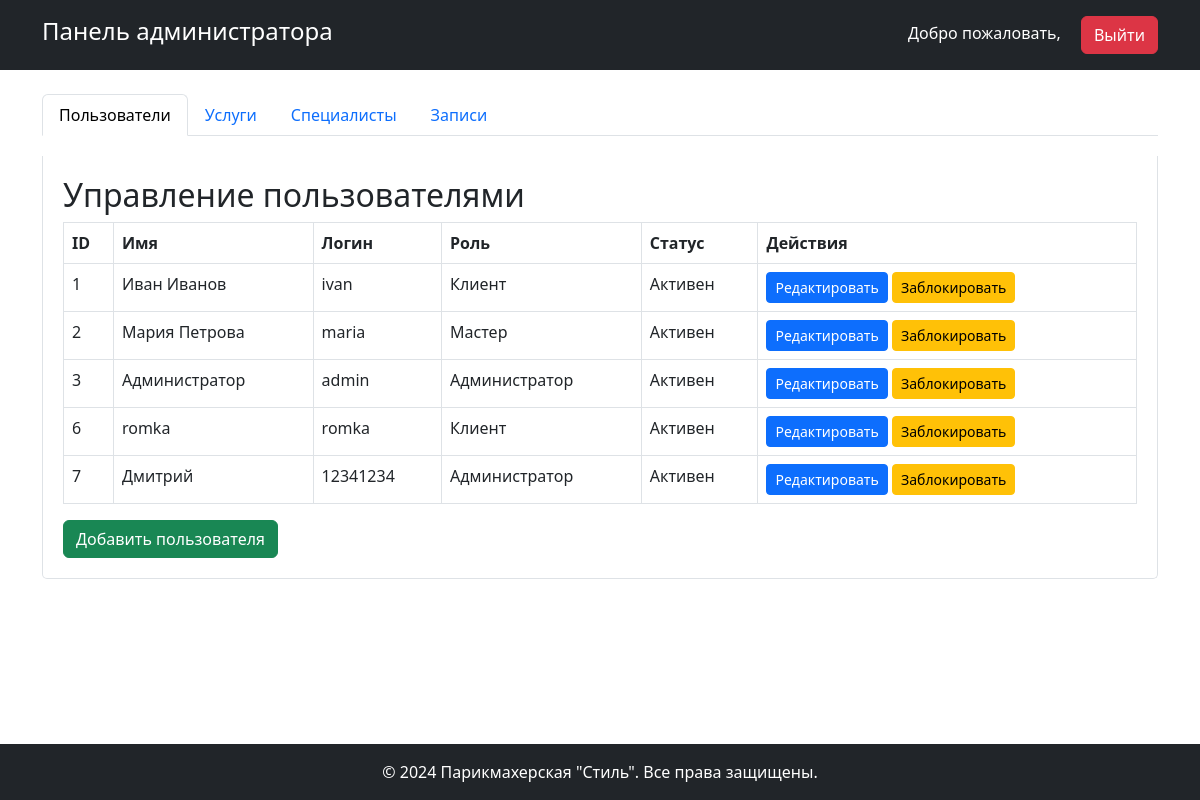
/admin_nav.php (signed in), run on the app's committed database.
### tables this page shows
CREATE TABLE `users` (
  `user_id` int(11) NOT NULL,
  `name` varchar(255) NOT NULL,
  `login` varchar(255) NOT NULL,
  `password` varchar(255) NOT NULL,
  `photo_file` varchar(255) DEFAULT NULL,
  `role_id` int(11) NOT NULL,
  `active` tinyint(1) DEFAULT '1'
);

CREATE TABLE `roles` (
  `role_id` int(11) NOT NULL,
  `role_name` varchar(100) NOT NULL
);

### admin_nav.php (the view, shortened to what this page needs)
<?php
require_once 'database.php';
$users_query = "SELECT u.user_id, u.name, u.login, r.role_name, u.active
                FROM users u
                JOIN roles r ON u.role_id = r.role_id";
$users_result = $conn->query($users_query);
?>
<!DOCTYPE html>
<html lang="ru">
<head>
    <link href="https://cdn.jsdelivr.net/npm/bootstrap@5.3.0-alpha1/dist/css/bootstrap.min.css" rel="stylesheet">
</head>
<body>
    <header class="bg-dark text-white py-3">
        <div class="container d-flex justify-content-between align-items-center">
            <h1 class="fs-4">Панель администратора</h1>
            <div>
                <span class="me-3">Добро пожаловать, <?= htmlspecialchars($_SESSION['name']); ?></span>
                <a href="logout.php" class="btn btn-danger">Выйти</a>
            </div>
        </div>
    </header>
    <div class="container mt-4">
        <ul class="nav nav-tabs" id="adminTabs" role="tablist">
            <li class="nav-item" role="presentation">
                <button class="nav-link active" id="users-tab" data-bs-toggle="tab" data-bs-target="#users" type="button" role="tab">Пользователи</button>
            </li>
            <li class="nav-item" role="presentation">
                <button class="nav-link" id="services-tab" data-bs-toggle="tab" data-bs-target="#services" type="button" role="tab">Услуги</button>
            </li>
            <li class="nav-item" role="presentation">
                <button class="nav-link" id="specialists-tab" data-bs-toggle="tab" data-bs-target="#specialists" type="button" role="tab">Специалисты</button>
            </li>
            <li class="nav-item" role="presentation">
                <button class="nav-link" id="appointments-tab" data-bs-toggle="tab" data-bs-target="#appointments" type="button" role="tab">Записи</button>
            </li>
        </ul>
        <div class="tab-content" id="adminTabsContent">
            <div class="tab-pane fade show active" id="users" role="tabpanel">
                <h2>Управление пользователями</h2>
                <table class="table table-bordered">
                    <thead>
                        <tr>
                            <th>ID</th>
                            <th>Имя</th>
                            <th>Логин</th>
                            <th>Роль</th>
                            <th>Статус</th>
                            <th>Действия</th>
                        </tr>
                    </thead>
                    <tbody>
                        <?php while($user = $users_result->fetch_assoc()): ?>
                        <tr>
                            <td><?= $user['user_id'] ?></td>
                            <td><?= htmlspecialchars($user['name']) ?></td>
                            <td><?= htmlspecialchars($user['login']) ?></td>
                            <td><?= htmlspecialchars($user['role_name']) ?></td>
                            <td><?= $user['active'] ? 'Активен' : 'Заблокирован' ?></td>
                            <td>
                                <a href="edit_user.php?id=<?= $user['user_id'] ?>" class="btn btn-sm btn-primary">Редактировать</a>
                                <?php if($user['active']): ?>
                                    <a href="block_user.php?id=<?= $user['user_id'] ?>" class="btn btn-sm btn-warning">Заблокировать</a>
                                <?php else: ?>
                                    <a href="unblock_user.php?id=<?= $user['user_id'] ?>" class="btn btn-sm btn-success">Разблокировать</a>
                                <?php endif; ?>
                            </td>
                        </tr>
                        <?php endwhile; ?>
                    </tbody>
                </table>
                <a href="add_user.php" class="btn btn-success">Добавить пользователя</a>
            </div>
        </div>
    </div>
    <footer class="bg-dark text-white py-3 mt-auto">
        <div class="container">
            <p class="mb-0">© 2024 Парикмахерская "Стиль". Все права защищены.</p>
        </div>
    </footer>
</body>
</html>

### admin_nav.php (style rules this page uses)
body { display: flex; flex-direction: column; min-height: 100vh; }
footer { background-color: #343a40; color: white; padding: 1rem 0; position: relative; bottom: 0; width: 100%; text-align: center; }
.nav-tabs { margin-bottom: 20px; }
.tab-content { padding: 20px; border: 1px solid #dee2e6; border-top: none; border-radius: 0 0 5px 5px; }

### data on the page
users: user_id "1", name "Иван Иванов", login "ivan", role.role_name "Клиент", active "Активен"
users: user_id "2", name "Мария Петрова", login "maria", role.role_name "Мастер", active "Активен"
users: user_id "3", name "Администратор", login "admin", role.role_name "Администратор", active "Активен"
users: user_id "6", name "romka", login "romka", role.role_name "Клиент", active "Активен"
users: user_id "7", name "Дмитрий", login "12341234", role.role_name "Администратор", active "Активен"
